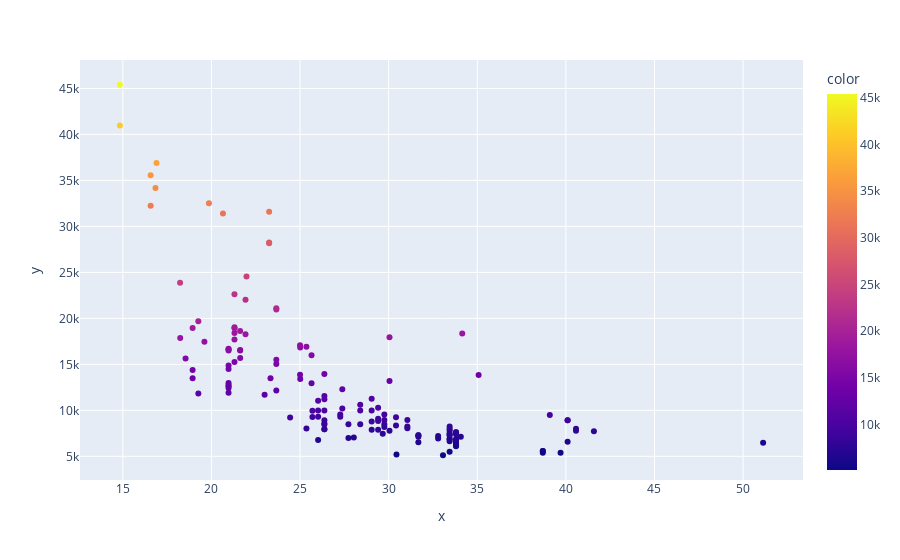

The cell this chart's notebook holds for it:
### Code cell
px.scatter(x=1/((0.55/train_data['citympg'])+(0.45/train_data['highwaympg'])),y=train_data['price'],color=train_data['price'])

### Figure 1 — Plotly figure (JSON) as saved in the notebook; plotly's stock layout.template omitted (floating-point values rounded to 4 significant figures; data arrays with more than 128 entries replaced by an {"elided": "..."} marker saying what was removed)
{"data": [{"hovertemplate": "x=%{x}<br>y=%{y}<br>color=%{marker.color}<extra></extra>", "legendgroup": "", "marker": {"color": {"elided": "151 float values"}, "coloraxis": "coloraxis", "symbol": "circle"}, "mode": "markers", "name": "", "orientation": "v", "showlegend": false, "type": "scatter", "x": {"elided": "151 float values"}, "xaxis": "x", "y": {"elided": "151 float values"}, "yaxis": "y"}], "layout": {"coloraxis": {"colorbar": {"title": {"text": "color"}}, "colorscale": [[0, "#0d0887"], [0.1111, "#46039f"], [0.2222, "#7201a8"], [0.3333, "#9c179e"], [0.4444, "#bd3786"], [0.5556, "#d8576b"], [0.6667, "#ed7953"], [0.7778, "#fb9f3a"], [0.8889, "#fdca26"], [1, "#f0f921"]]}, "legend": {"tracegroupgap": 0}, "margin": {"t": 60}, "xaxis": {"anchor": "y", "domain": [0, 1], "title": {"text": "x"}}, "yaxis": {"anchor": "x", "domain": [0, 1], "title": {"text": "y"}}}}
